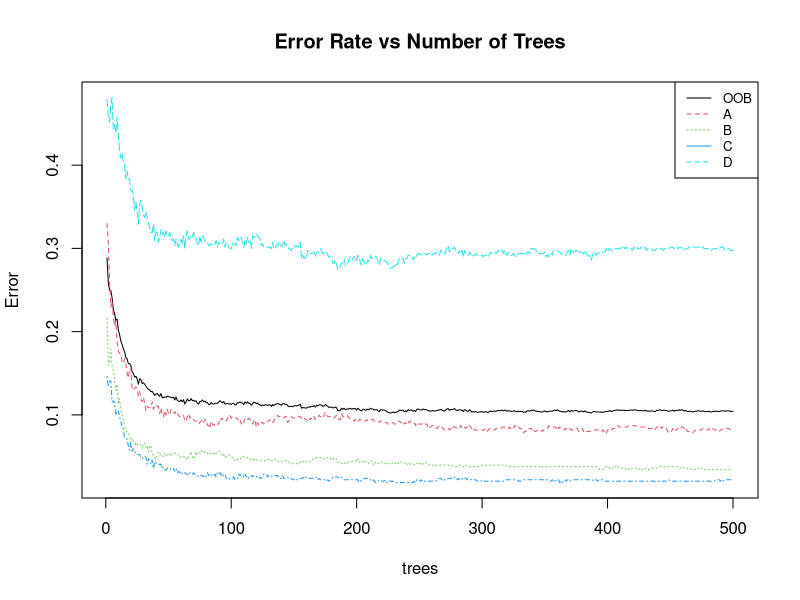
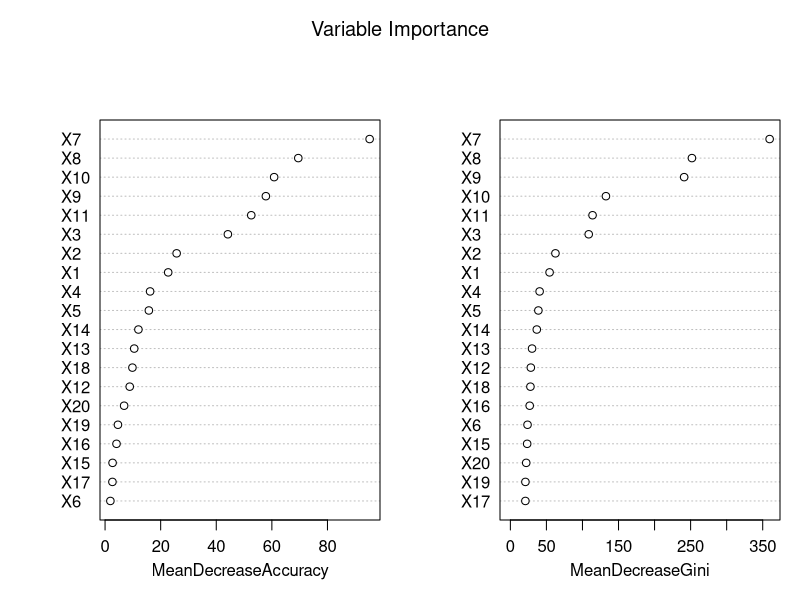
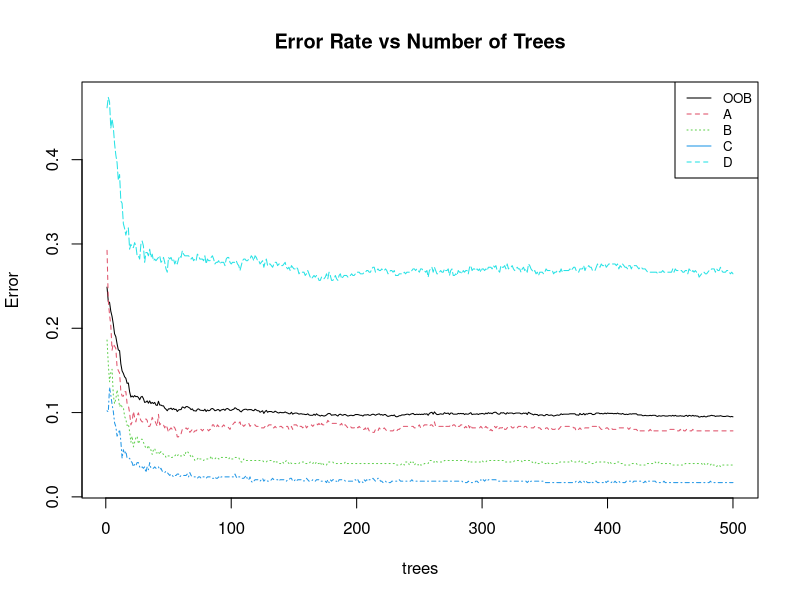

Write R code to recreate these figures, in order. (Note: this script raises an error after producing the figures.)
## ---- chunk 1
knitr::opts_chunk$set(
  warning = FALSE,
  message = FALSE,
  echo = TRUE,
  fig.width = 6,      
  fig.height = 4,     
  out.width = "80%",  
  fig.align = "center"
) 
## ---- chunk 2
library(tidyverse)
library(randomForest) # love a dedicated package!
library(caret) 
## ---- chunk 3
set.seed(2626)
data <- read_csv("data_clean.csv")
data$label <- as.factor(data$label)
head(data)
## ---- chunk 4

# create test and train data splits we can use for the rest of the modelling
training.samples <- data$label %>% 
  createDataPartition(p = 0.8, list = FALSE) # create 80:20 split for train:test
train_data  <- data[training.samples, ]
test_data <- data[-training.samples, ]


# check class distribution are similar in both splits
prop.table(table(train_data$label))
prop.table(table(test_data$label))

## ---- chunk 5

rf_model <- randomForest(
  label ~ ., 
  data = train_data,
  ntree = 500,           # number of trees we will use to start - can tune this later
  mtry = floor(sqrt(20)), # a typical default is sqrt(num of features) features per tree in the forest. can tune this later
  importance = TRUE       
)


print(rf_model)
## ---- chunk 6

plot(rf_model, main = "Error Rate vs Number of Trees")
legend("topright", colnames(rf_model$err.rate), 
       col=1:6, lty=1:3, cex=0.8)
## ---- chunk 7

rf_predictions <- predict(rf_model, test_data)


conf_matrix <- confusionMatrix(rf_predictions, test_data$label)
conf_matrix

## ---- chunk 8

class_metrics <- conf_matrix$byClass

for (class in 1:nrow(class_metrics)) {
  cat("\nClass:", rownames(class_metrics)[class], "\n")
  cat("Sensitivity (Recall):", round(class_metrics[class, "Sensitivity"], 4), "\n")
  cat("Specificity:", round(class_metrics[class, "Specificity"], 4), "\n")
  cat("Precision (PPV):", round(class_metrics[class, "Pos Pred Value"], 4), "\n")
  cat("F1 Score:", round(class_metrics[class, "F1"], 4), "\n")
}
## ---- chunk 9

importance_values <- importance(rf_model)
print(importance_values)
## ---- chunk 10
varImpPlot(rf_model, 
           sort = TRUE,
           main = "Variable Importance",
           n.var = 20)
## ---- chunk 11
top_features <- rownames(importance_values)[order(importance_values[, "MeanDecreaseGini"], 
                                                  decreasing = TRUE)][1:5]
cat("Top 5 most important features:", paste(top_features, collapse=", "), "\n")

bottom_featues <- rownames(importance_values)[order(importance_values[, "MeanDecreaseGini"], 
                                                  decreasing = FALSE)][1:5]
cat("Top 5 least important features:", paste(bottom_featues, collapse=", "), "\n")
## ---- chunk 12

selected_train_data_1 <- train_data %>%
  select(-X17, -X19, -X20, -X15, -X6)

selected_test_data_1 <- test_data %>%
  select(-X17, -X19, -X20, -X15, -X6)

rf_model <- randomForest(
  label ~ ., 
  data = selected_train_data_1,
  ntree = 500,           # number of trees we will use to start - can tune this later
  mtry = floor(sqrt(20)), # a typical default is sqrt(num of features) features per tree in the forest. can tune this later
  importance = TRUE       
)


print(rf_model)
## ---- chunk 13

plot(rf_model, main = "Error Rate vs Number of Trees")
legend("topright", colnames(rf_model$err.rate), 
       col=1:6, lty=1:3, cex=0.8)
## ---- chunk 14

rf_predictions <- predict(rf_model, selected_test_data_1)


conf_matrix <- confusionMatrix(rf_predictions, selected_test_data_1$label)
conf_matrix

## ---- chunk 15

class_metrics <- conf_matrix$byClass

for (class in 1:nrow(class_metrics)) {
  cat("\nClass:", rownames(class_metrics)[class], "\n")
  cat("Sensitivity (Recall):", round(class_metrics[class, "Sensitivity"], 4), "\n")
  cat("Specificity:", round(class_metrics[class, "Specificity"], 4), "\n")
  cat("Precision (PPV):", round(class_metrics[class, "Pos Pred Value"], 4), "\n")
  cat("F1 Score:", round(class_metrics[class, "F1"], 4), "\n")
}
## ---- chunk 16

importance_values <- importance(rf_model)
print(importance_values)
## ---- chunk 17
top_features <- rownames(importance_values)[order(importance_values[, "MeanDecreaseGini"], 
                                                  decreasing = TRUE)][1:5]
cat("Top 5 most important features:", paste(top_features, collapse=", "), "\n")

bottom_featues <- rownames(importance_values)[order(importance_values[, "MeanDecreaseGini"], 
                                                  decreasing = FALSE)][1:5]
cat("Top 5 least important features:", paste(bottom_featues, collapse=", "), "\n")
## ---- chunk 18

selected_train_data_2 <- train_data %>%
  select(-X8)

selected_test_data_2 <- test_data %>%
  select(-X8)

rf_model <- randomForest(
  label ~ ., 
  data = selected_train_data_2,
  ntree = 500,           # number of trees we will use to start - can tune this later
  mtry = floor(sqrt(20)), # a typical default is sqrt(num of features) features per tree in the forest. can tune this later
  importance = TRUE       
)


print(rf_model)
## ---- chunk 19

rf_predictions <- predict(rf_model, selected_test_data_2)


conf_matrix <- confusionMatrix(rf_predictions, selected_test_data_2$label)
conf_matrix

## ---- chunk 20

class_metrics <- conf_matrix$byClass

for (class in 1:nrow(class_metrics)) {
  cat("\nClass:", rownames(class_metrics)[class], "\n")
  cat("Sensitivity (Recall):", round(class_metrics[class, "Sensitivity"], 4), "\n")
  cat("Specificity:", round(class_metrics[class, "Specificity"], 4), "\n")
  cat("Precision (PPV):", round(class_metrics[class, "Pos Pred Value"], 4), "\n")
  cat("F1 Score:", round(class_metrics[class, "F1"], 4), "\n")
}
## ---- chunk 21

importance_values <- importance(rf_model)
print(importance_values)
## ---- chunk 22
top_features <- rownames(importance_values)[order(importance_values[, "MeanDecreaseGini"], 
                                                  decreasing = TRUE)][1:5]
cat("Top 5 most important features:", paste(top_features, collapse=", "), "\n")

bottom_featues <- rownames(importance_values)[order(importance_values[, "MeanDecreaseGini"], 
                                                  decreasing = FALSE)][1:5]
cat("Top 5 least important features:", paste(bottom_featues, collapse=", "), "\n")
## ---- chunk 23
varImpPlot(rf_model, 
           sort = TRUE,
           main = "Variable Importance",
           n.var = 20)
## ---- chunk 24

train_data_no_label <- train_data %>% select(- label)

tuneRF_result <- tuneRF(
  x = train_data_no_label,
  y = train_data$label,
  ntreeTry = 500,
  mtryStart = 4,         # = sqrt(num of features) as before
  stepFactor = 1.5,      # this func trys a step above and below the starting value of mtry by multiplying by this number. 1.5 is the smallest step we can be sure will round to a number bigger/smaller that our stat
  improve = 0.01,        # model only has to imrove slightly for tuning to continue
  trace = TRUE,          
  plot = TRUE            
)


optimal_mtry <- tuneRF_result[which.min(tuneRF_result[, "OOBError"]), "mtry"]
cat("Optimal mtry:", optimal_mtry, "\n")

## ---- chunk 25

rf_model <- randomForest(
  label ~ ., 
  data = train_data,
  ntree = 500,           # number of trees we will use to start - can tune this later
  mtry = 6, # optimal value from tuning with RFTune
  importance = TRUE       
)


print(rf_model)
## ---- chunk 26

plot(rf_model, main = "Error Rate vs Number of Trees")
legend("topright", colnames(rf_model$err.rate), 
       col=1:6, lty=1:3, cex=0.8)
## ---- chunk 27

rf_predictions <- predict(rf_model, test_data)


conf_matrix <- confusionMatrix(rf_predictions, test_data$label)
conf_matrix

## ---- chunk 28

class_metrics <- conf_matrix$byClass

for (class in 1:nrow(class_metrics)) {
  cat("\nClass:", rownames(class_metrics)[class], "\n")
  cat("Sensitivity (Recall):", round(class_metrics[class, "Sensitivity"], 4), "\n")
  cat("Specificity:", round(class_metrics[class, "Specificity"], 4), "\n")
  cat("Precision (PPV):", round(class_metrics[class, "Pos Pred Value"], 4), "\n")
  cat("F1 Score:", round(class_metrics[class, "F1"], 4), "\n")
}
## ---- chunk 29

set.seed(2626)
btstrp_data <- read_csv("bootstrap_data.csv")
btstrp_data$label <- as.factor(btstrp_data$label)
head(btstrp_data)
## ---- chunk 30

# create test and train data splits we can use for the rest of the modelling
training.samples <- btstrp_data$label %>% 
  createDataPartition(p = 0.7, list = FALSE) # create 70:30 split for train:test. choose 70:30 instead of 80:20 since we have lots of data and we are looking to increase the amount of test data for more granular results
train_btstrp_data  <- btstrp_data[training.samples, ]
test_btstrp_data <- btstrp_data[-training.samples, ]


# check class distribution are similar in both splits
prop.table(table(train_data$label))
prop.table(table(test_data$label))

## ---- chunk 31

rf_model <- randomForest(
  label ~ ., 
  data = train_btstrp_data,
  ntree = 500,           # number of trees we will use to start - can tune this later
  mtry = 6, # optimal value from tuning with RFTune
  importance = TRUE       
)


print(rf_model)
## ---- chunk 32

plot(rf_model, main = "Error Rate vs Number of Trees")
legend("topright", colnames(rf_model$err.rate), 
       col=1:6, lty=1:3, cex=0.8)
## ---- chunk 33

rf_predictions <- predict(rf_model, test_btstrp_data)


conf_matrix <- confusionMatrix(rf_predictions, test_btstrp_data$label)
conf_matrix

## ---- chunk 34

class_metrics <- conf_matrix$byClass

for (class in 1:nrow(class_metrics)) {
  cat("\nClass:", rownames(class_metrics)[class], "\n")
  cat("Sensitivity (Recall):", round(class_metrics[class, "Sensitivity"], 4), "\n")
  cat("Specificity:", round(class_metrics[class, "Specificity"], 4), "\n")
  cat("Precision (PPV):", round(class_metrics[class, "Pos Pred Value"], 4), "\n")
  cat("F1 Score:", round(class_metrics[class, "F1"], 4), "\n")
}
## ---- chunk 35
data <- read_csv("data_clean.csv")
data$label <- as.factor(data$label)

# create test and train data splits we can use for the rest of the modelling
training.samples <- data$label %>% 
  createDataPartition(p = 0.8, list = FALSE) # create 70:30 split for train:test. choose 70:30 instead of 80:20 since we have lots of data and we are looking to increase the amount of test data for more granular results
train_data  <- data[training.samples, ]
test_data <- data[-training.samples, ]

bootstrap_train_data <- train_data %>% sample_n(size=10000, replace=TRUE)
bootstrap_test_data <- test_data %>% sample_n(size=10000, replace=TRUE)

library(skimr)
skim(bootstrap_train_data)
skim(bootstrap_test_data)
## ---- chunk 36

rf_model <- randomForest(
  label ~ ., 
  data =bootstrap_train_data,
  ntree = 500,           # number of trees we will use to start - can tune this later
  mtry = 6, # optimal value from tuning with RFTune
  importance = TRUE,
)


print(rf_model)
## ---- chunk 37

plot(rf_model, main = "Error Rate vs Number of Trees")
legend("topright", colnames(rf_model$err.rate), 
       col=1:6, lty=1:3, cex=0.8)
## ---- chunk 38

rf_predictions <- predict(rf_model, bootstrap_test_data)


conf_matrix <- confusionMatrix(rf_predictions, bootstrap_test_data$label)
conf_matrix

## ---- chunk 39

class_metrics <- conf_matrix$byClass

for (class in 1:nrow(class_metrics)) {
  cat("\nClass:", rownames(class_metrics)[class], "\n")
  cat("Sensitivity (Recall):", round(class_metrics[class, "Sensitivity"], 4), "\n")
  cat("Specificity:", round(class_metrics[class, "Specificity"], 4), "\n")
  cat("Precision (PPV):", round(class_metrics[class, "Pos Pred Value"], 4), "\n")
  cat("F1 Score:", round(class_metrics[class, "F1"], 4), "\n")
}
